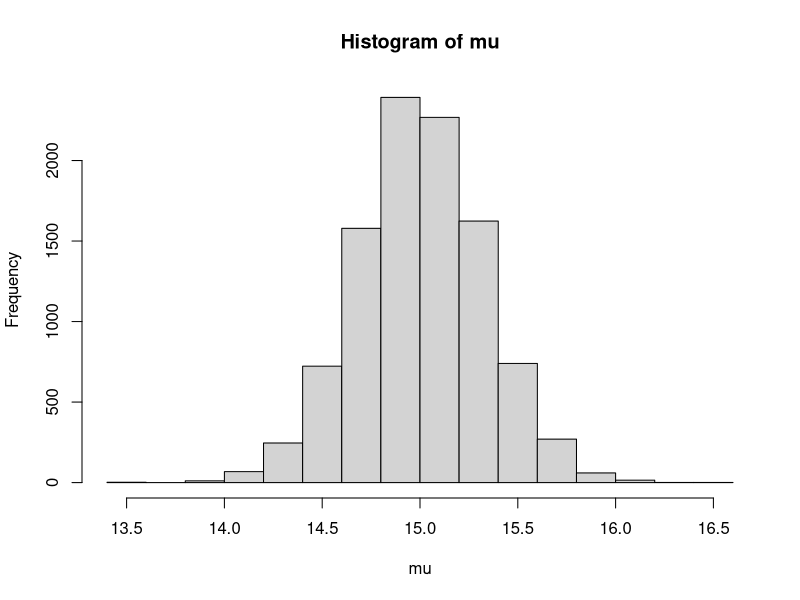
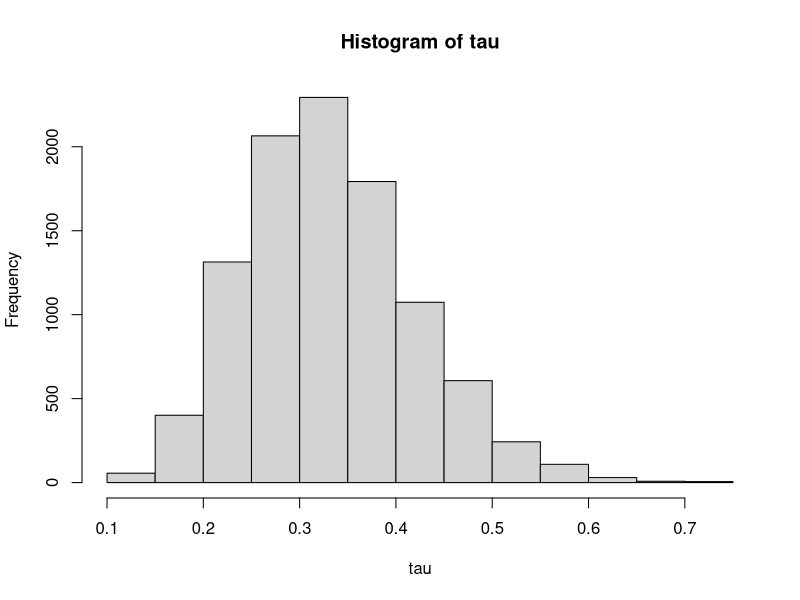

Write R code to recreate these figures, in order.
# summary statistics of sample
n    <- 30
ybar <- 15
s2   <- 3

# sample from the joint posterior (mu, tau | data)
mu     <- rep(NA, 11000)
tau    <- rep(NA, 11000)
T      <- 1000    # burnin
tau[1] <- 1  # initialisation
for(i in 2:11000) {   
  mu[i]  <- rnorm(n = 1, mean = ybar, sd = sqrt(1 / (n * tau[i - 1])))    
  tau[i] <- rgamma(n = 1, shape = n / 2, scale = 2 / ((n - 1) * s2 + n * (mu[i] - ybar)^2))
}
mu  <- mu[-(1:T)]   # remove burnin
tau <- tau[-(1:T)] # remove burnin

hist(mu)
hist(tau)